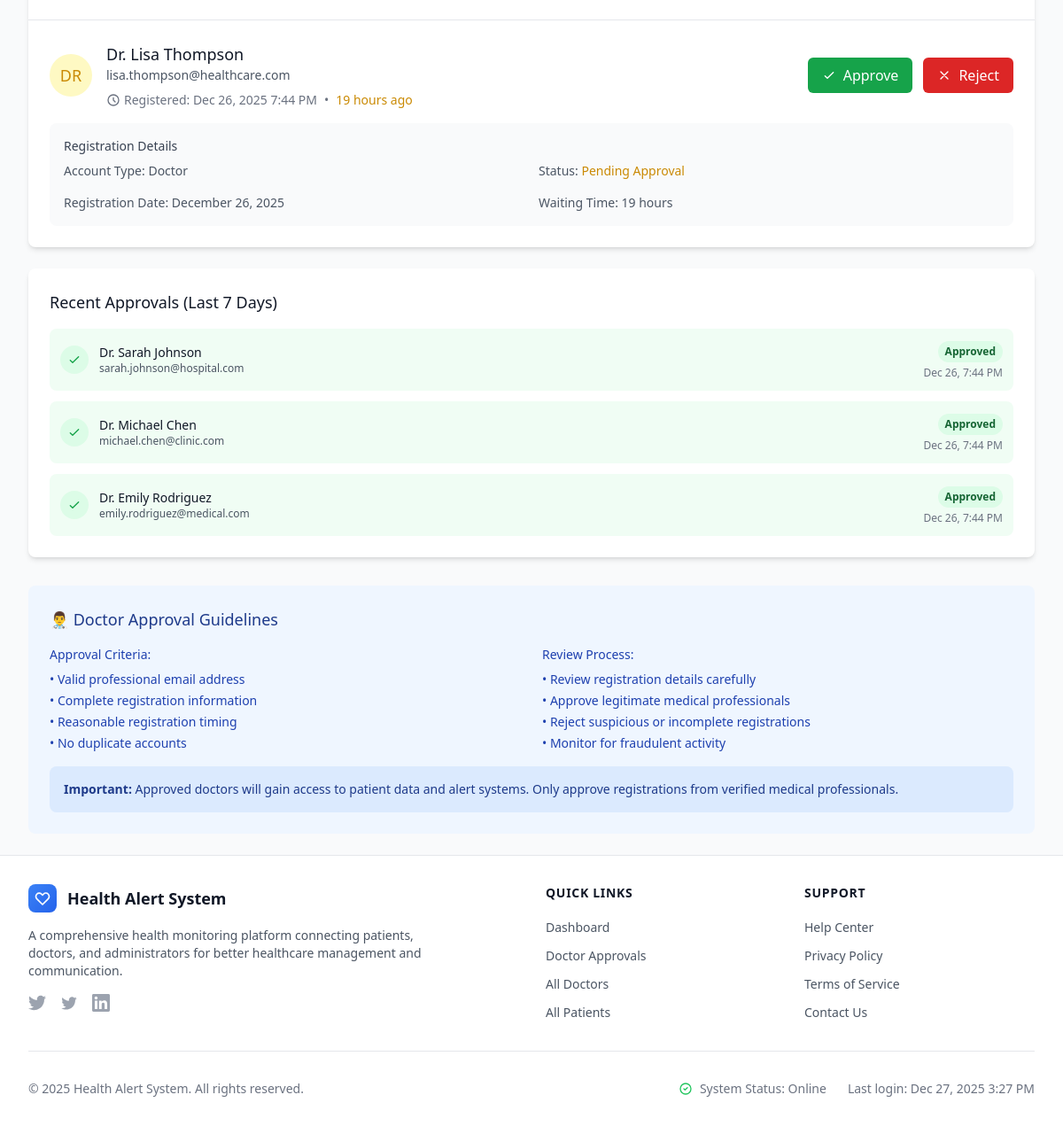
Before: /admin/doctor_approvals.php (signed in, lower part) with the older database file.
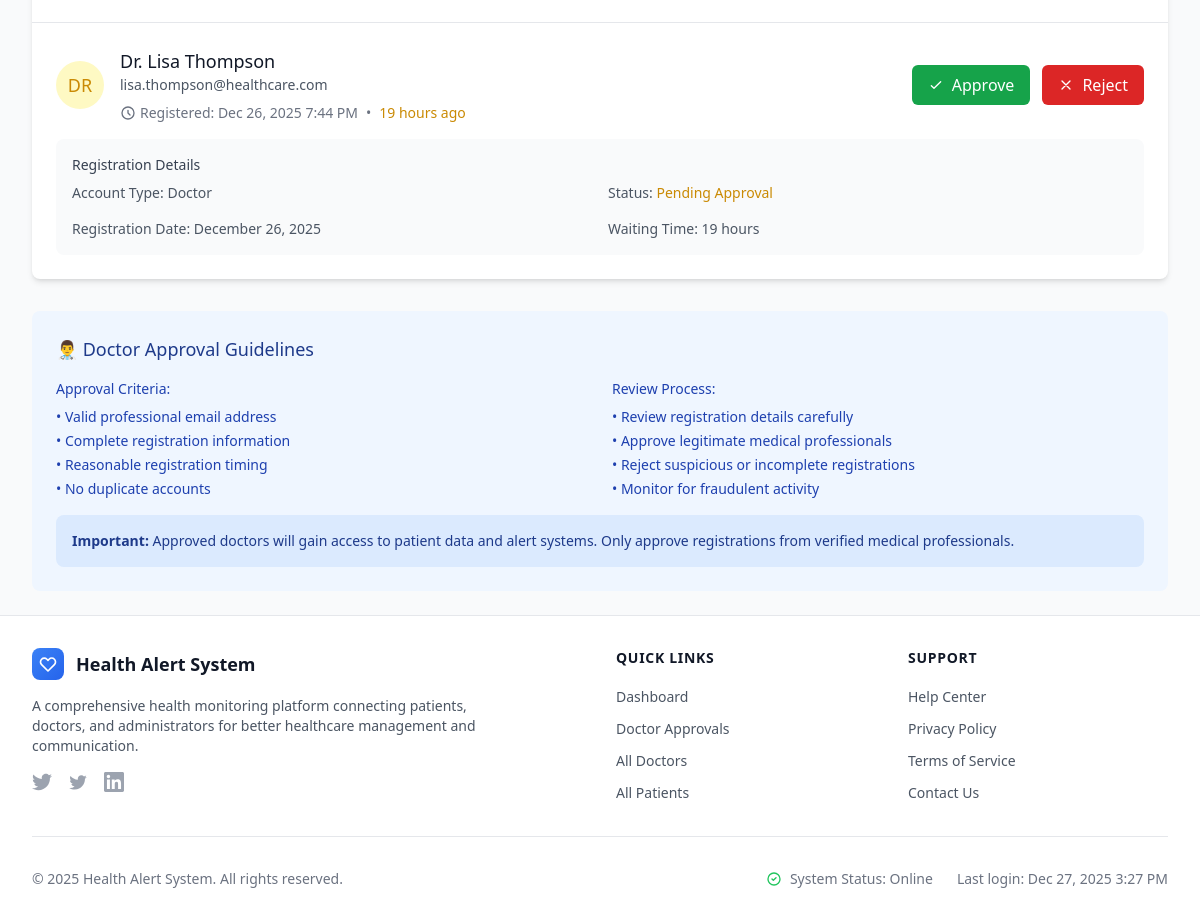
After: the same page with the newer database file.
### tables this page shows
CREATE TABLE users (
    id INT PRIMARY KEY AUTO_INCREMENT,
    name VARCHAR(100) NOT NULL,
    email VARCHAR(100) UNIQUE NOT NULL,
    password VARCHAR(255) NOT NULL,
    role ENUM('patient', 'doctor', 'admin') NOT NULL,
    status ENUM('active', 'pending', 'inactive') DEFAULT 'active',
    created_at TIMESTAMP DEFAULT CURRENT_TIMESTAMP
);

### admin/doctor_approvals.php (the view, shortened to what the changed rows need)
<?php
require_once '../config/db.php';
$pending_doctors_query = "SELECT id, name, email, created_at
                         FROM users
                         WHERE role = 'doctor' AND status = 'pending'
                         ORDER BY created_at ASC";
$pending_doctors_result = mysqli_query($connection, $pending_doctors_query);
$recent_activity_query = "SELECT
                            u.name, u.email, u.status, u.created_at,
                            'approved' as action_type
                          FROM users u
                          WHERE u.role = 'doctor' AND u.status = 'approved'
                          AND u.created_at >= DATE_SUB(NOW(), INTERVAL 7 DAY)
                          ORDER BY u.created_at DESC
                          LIMIT 10";
$recent_activity_result = mysqli_query($connection, $recent_activity_query);
include '../includes/header.php';
?>
<div class="max-w-6xl mx-auto">
    <?php if (mysqli_num_rows($pending_doctors_result) > 0): ?>
    <div class="bg-white rounded-lg shadow-md overflow-hidden mb-6">
        <div class="divide-y divide-gray-200">
            <?php while ($doctor = mysqli_fetch_assoc($pending_doctors_result)): ?>
            <div class="p-6 hover:bg-gray-50 transition-colors">
                <div class="flex items-center justify-between">
                    <div class="flex items-center">
                        <div class="flex-shrink-0">
                            <div class="w-12 h-12 bg-yellow-100 rounded-full flex items-center justify-center">
                                <span class="text-yellow-600 font-medium text-lg">
                                    <?php echo strtoupper(substr($doctor['name'], 0, 2)); ?>
                                </span>
                            </div>
                        </div>
                        <div class="ml-4">
                            <h3 class="text-lg font-medium text-gray-900">
                                <?php echo htmlspecialchars($doctor['name']); ?>
                            </h3>
                            <p class="text-sm text-gray-600">
                                <?php echo htmlspecialchars($doctor['email']); ?>
                            </p>
                            <div class="flex items-center mt-2 text-sm text-gray-500">
                                <svg class="w-4 h-4 mr-1" fill="none" stroke="currentColor" viewBox="0 0 24 24">
                                    <path stroke-linecap="round" stroke-linejoin="round" stroke-width="2" d="M12 8v4l3 3m6-3a9 9 0 11-18 0 9 9 0 0118 0z"></path>
                                </svg>
                                Registered: <?php echo date('M j, Y g:i A', strtotime($doctor['created_at'])); ?>
                                <span class="mx-2">•</span>
                                <span class="text-yellow-600 font-medium">
                                    <?php
                                    $hours_ago = floor((time() - strtotime($doctor['created_at'])) / 3600);
                                    if ($hours_ago < 1) {
                                        echo 'Less than 1 hour ago';
                                    } elseif ($hours_ago < 24) {
                                        echo $hours_ago . ' hours ago';
                                    } else {
                                        echo floor($hours_ago / 24) . ' days ago';
                                    }
                                    ?>
                                </span>
                            </div>
                        </div>
                    </div>
                    <div class="flex items-center space-x-3">
                        <form method="POST" class="inline" onsubmit="return confirm('Are you sure you want to approve this doctor?');">
                            <button type="submit"
                                    class="bg-green-600 hover:bg-green-700 text-white px-4 py-2 rounded-md transition-colors flex items-center">
                                <svg class="w-4 h-4 mr-2" fill="none" stroke="currentColor" viewBox="0 0 24 24">
                                    <path stroke-linecap="round" stroke-linejoin="round" stroke-width="2" d="M5 13l4 4L19 7"></path>
                                </svg>
                                Approve
                            </button>
                        </form>
                        <form method="POST" class="inline" onsubmit="return confirm('Are you sure you want to reject this doctor? This will permanently delete their account.');">
                            <button type="submit"
                                    class="bg-red-600 hover:bg-red-700 text-white px-4 py-2 rounded-md transition-colors flex items-center">
                                <svg class="w-4 h-4 mr-2" fill="none" stroke="currentColor" viewBox="0 0 24 24">
                                    <path stroke-linecap="round" stroke-linejoin="round" stroke-width="2" d="M6 18L18 6M6 6l12 12"></path>
                                </svg>
                                Reject
                            </button>
                        </form>
                    </div>
                </div>
                <div class="mt-4 bg-gray-50 rounded-lg p-4">
                    <h4 class="text-sm font-medium text-gray-700 mb-2">Registration Details</h4>
                    <div class="grid grid-cols-1 sm:grid-cols-2 gap-4 text-sm text-gray-600">
                        <div>
                            <span class="font-medium">Account Type:</span> Doctor
                        </div>
                        <div>
                            <span class="font-medium">Status:</span>
                            <span class="text-yellow-600 font-medium">Pending Approval</span>
                        </div>
                        <div>
                            <span class="font-medium">Registration Date:</span>
                            <?php echo date('F j, Y', strtotime($doctor['created_at'])); ?>
                        </div>
                        <div>
                            <span class="font-medium">Waiting Time:</span>
                            <?php
                            $waiting_hours = floor((time() - strtotime($doctor['created_at'])) / 3600);
                            if ($waiting_hours < 24) {
                                echo $waiting_hours . ' hours';
                            } else {
                                echo floor($waiting_hours / 24) . ' days, ' . ($waiting_hours % 24) . ' hours';
                            }
                            ?>
                        </div>
                    </div>
                </div>
            </div>
            <?php endwhile; ?>
        </div>
    </div>
    <?php endif; ?>
    <?php if (mysqli_num_rows($recent_activity_result) > 0): ?>
    <div class="bg-white rounded-lg shadow-md p-6">
        <h3 class="text-lg font-medium text-gray-900 mb-4">Recent Approvals (Last 7 Days)</h3>
        <div class="space-y-3">
            <?php while ($activity = mysqli_fetch_assoc($recent_activity_result)): ?>
            <div class="flex items-center justify-between p-3 bg-green-50 rounded-lg">
                <div class="flex items-center">
                    <div class="w-8 h-8 bg-green-100 rounded-full flex items-center justify-center">
                        <svg class="w-4 h-4 text-green-600" fill="none" stroke="currentColor" viewBox="0 0 24 24">
                            <path stroke-linecap="round" stroke-linejoin="round" stroke-width="2" d="M5 13l4 4L19 7"></path>
                        </svg>
                    </div>
                    <div class="ml-3">
                        <p class="text-sm font-medium text-gray-900">
                            <?php echo htmlspecialchars($activity['name']); ?>
                        </p>
                        <p class="text-xs text-gray-600">
                            <?php echo htmlspecialchars($activity['email']); ?>
                        </p>
                    </div>
                </div>
                <div class="text-right">
                    <span class="inline-flex px-2 py-1 text-xs font-semibold rounded-full bg-green-100 text-green-800">
                        Approved
                    </span>
                    <p class="text-xs text-gray-500 mt-1">
                        <?php echo date('M j, g:i A', strtotime($activity['created_at'])); ?>
                    </p>
                </div>
            </div>
            <?php endwhile; ?>
        </div>
    </div>
    <?php endif; ?>
</div>
<?php include '../includes/footer.php'; ?>

Changed rows visible on the page:
no longer on this page (row edited): users: name "Dr. Sarah Johnson", email "sarah.johnson@hospital.com", created_at "Dec 26, 7:44 PM", shown under "Recent Approvals (Last 7 Days)"
no longer on this page (row edited): users: name "Dr. Michael Chen", email "michael.chen@clinic.com", created_at "Dec 26, 7:44 PM", shown under "Recent Approvals (Last 7 Days)"
no longer on this page (row edited): users: name "Dr. Emily Rodriguez", email "emily.rodriguez@medical.com", created_at "Dec 26, 7:44 PM", shown under "Recent Approvals (Last 7 Days)"
Other visible differences:
text no longer shown: "Recent Approvals (Last 7 Days)"
